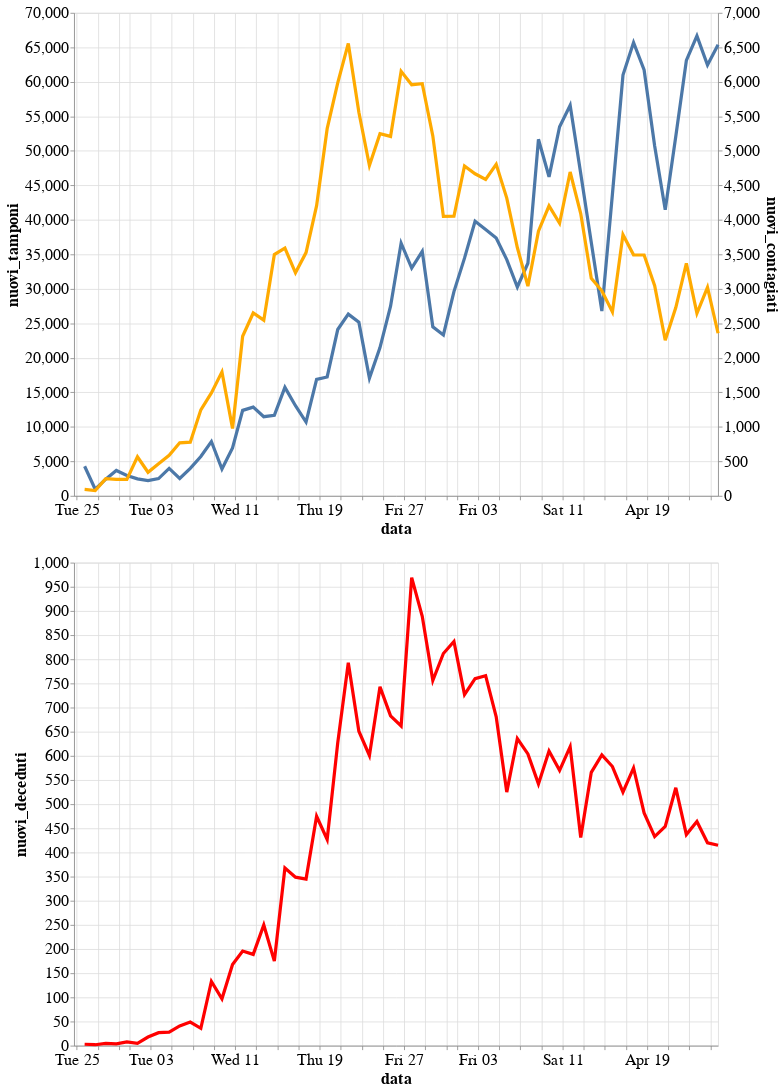

Notebook code cell kept with this figure:
### Code cell
base = alt.Chart(df).mark_line().encode(
    x='data:T',
).properties(
    height=600,
    width=800
)

alt.layer(base.encode(y='nuovi_tamponi'), base.encode(y='nuovi_contagiati', color=alt.value("#FFAA00"))).resolve_scale(y='independent') & base.encode(y='nuovi_deceduti', color=alt.value("#FF0000"))

### Figure 1 — Vega-Lite specification as saved in the notebook (floating-point values rounded to 4 significant figures)
{"width": 400, "height": 300, "config": {"line": {"strokeWidth": 4}, "style": {"bar": {"size": 20}}, "legend": {"symbolSize": 100, "titleFontSize": 20, "labelFontSize": 20}, "axis": {"titleFontSize": 20, "labelFontSize": 20}}, "vconcat": [{"layer": [{"mark": "line", "encoding": {"x": {"type": "temporal", "field": "data"}, "y": {"type": "quantitative", "field": "nuovi_tamponi"}}, "height": 600, "width": 800}, {"mark": "line", "encoding": {"color": {"value": "#FFAA00"}, "x": {"type": "temporal", "field": "data"}, "y": {"type": "quantitative", "field": "nuovi_contagiati"}}, "height": 600, "width": 800}], "resolve": {"scale": {"y": "independent"}}}, {"mark": "line", "encoding": {"color": {"value": "#FF0000"}, "x": {"type": "temporal", "field": "data"}, "y": {"type": "quantitative", "field": "nuovi_deceduti"}}, "height": 600, "width": 800}], "data": {"name": "data-cfaa55adea51a5aaf0d802815ef18e1f"}, "$schema": "https://vega.github.io/schema/vega-lite/v4.8.1.json", "datasets": {"data-cfaa55adea51a5aaf0d802815ef18e1f": [{"data": "2020-02-24T18:00:00", "stato": "ITA", "ricoverati_con_sintomi": 101, "terapia_intensiva": 26, "totale_ospedalizzati": 127, "isolamento_domiciliare": 94, "totale_positivi": 221, "variazione_totale_positivi": 0, "nuovi_positivi": 221, "dimessi_guariti": 1, "deceduti": 7, "totale_casi": 229, "tamponi": 4324, "casi_testati": null, "note_it": null, "note_en": null, "nuovi_tamponi": null, "nuovi_deceduti": null, "nuovi_contagiati": null}, {"data": "2020-02-25T18:00:00", "stato": "ITA", "ricoverati_con_sintomi": 114, "terapia_intensiva": 35, "totale_ospedalizzati": 150, "isolamento_domiciliare": 162, "totale_positivi": 311, "variazione_totale_positivi": 90, "nuovi_positivi": 93, "dimessi_guariti": 1, "deceduti": 10, "totale_casi": 322, "tamponi": 8623, "casi_testati": null, "note_it": null, "note_en": null, "nuovi_tamponi": 4299.0, "nuovi_deceduti": 3.0, "nuovi_contagiati": 93.0}, {"data": "2020-02-26T18:00:00", "stato": "ITA", "ricoverati_con_sintomi": 128, "terapia_intensiva": 36, "totale_ospedalizzati": 164, "isolamento_domiciliare": 221, "totale_positivi": 385, "variazione_totale_positivi": 74, "nuovi_positivi": 78, "dimessi_guariti": 3, "deceduti": 12, "totale_casi": 400, "tamponi": 9587, "casi_testati": null, "note_it": null, "note_en": null, "nuovi_tamponi": 964.0, "nuovi_deceduti": 2.0, "nuovi_contagiati": 78.0}, {"data": "2020-02-27T18:00:00", "stato": "ITA", "ricoverati_con_sintomi": 248, "terapia_intensiva": 56, "totale_ospedalizzati": 304, "isolamento_domiciliare": 284, "totale_positivi": 588, "variazione_totale_positivi": 203, "nuovi_positivi": 250, "dimessi_guariti": 45, "deceduti": 17, "totale_casi": 650, "tamponi": 12014, "casi_testati": null, "note_it": null, "note_en": null, "nuovi_tamponi": 2427.0, "nuovi_deceduti": 5.0, "nuovi_contagiati": 250.0}, {"data": "2020-02-28T18:00:00", "stato": "ITA", "ricoverati_con_sintomi": 345, "terapia_intensiva": 64, "totale_ospedalizzati": 409, "isolamento_domiciliare": 412, "totale_positivi": 821, "variazione_totale_positivi": 233, "nuovi_positivi": 238, "dimessi_guariti": 46, "deceduti": 21, "totale_casi": 888, "tamponi": 15695, "casi_testati": null, "note_it": null, "note_en": null, "nuovi_tamponi": 3681.0, "nuovi_deceduti": 4.0, "nuovi_contagiati": 238.0}, {"data": "2020-02-29T18:00:00", "stato": "ITA", "ricoverati_con_sintomi": 401, "terapia_intensiva": 105, "totale_ospedalizzati": 506, "isolamento_domiciliare": 543, "totale_positivi": 1049, "variazione_totale_positivi": 228, "nuovi_positivi": 240, "dimessi_guariti": 50, "deceduti": 29, "totale_casi": 1128, "tamponi": 18661, "casi_testati": null, "note_it": null, "note_en": null, "nuovi_tamponi": 2966.0, "nuovi_deceduti": 8.0, "nuovi_contagiati": 240.0}, {"data": "2020-03-01T18:00:00", "stato": "ITA", "ricoverati_con_sintomi": 639, "terapia_intensiva": 140, "totale_ospedalizzati": 779, "isolamento_domiciliare": 798, "totale_positivi": 1577, "variazione_totale_positivi": 528, "nuovi_positivi": 566, "dimessi_guariti": 83, "deceduti": 34, "totale_casi": 1694, "tamponi": 21127, "casi_testati": null, "note_it": null, "note_en": null, "nuovi_tamponi": 2466.0, "nuovi_deceduti": 5.0, "nuovi_contagiati": 566.0}, {"data": "2020-03-02T18:00:00", "stato": "ITA", "ricoverati_con_sintomi": 742, "terapia_intensiva": 166, "totale_ospedalizzati": 908, "isolamento_domiciliare": 927, "totale_positivi": 1835, "variazione_totale_positivi": 258, "nuovi_positivi": 342, "dimessi_guariti": 149, "deceduti": 52, "totale_casi": 2036, "tamponi": 23345, "casi_testati": null, "note_it": null, "note_en": null, "nuovi_tamponi": 2218.0, "nuovi_deceduti": 18.0, "nuovi_contagiati": 342.0}, {"data": "2020-03-03T18:00:00", "stato": "ITA", "ricoverati_con_sintomi": 1034, "terapia_intensiva": 229, "totale_ospedalizzati": 1263, "isolamento_domiciliare": 1000, "totale_positivi": 2263, "variazione_totale_positivi": 428, "nuovi_positivi": 466, "dimessi_guariti": 160, "deceduti": 79, "totale_casi": 2502, "tamponi": 25856, "casi_testati": null, "note_it": null, "note_en": null, "nuovi_tamponi": 2511.0, "nuovi_deceduti": 27.0, "nuovi_contagiati": 466.0}, {"data": "2020-03-04T18:00:00", "stato": "ITA", "ricoverati_con_sintomi": 1346, "terapia_intensiva": 295, "totale_ospedalizzati": 1641, "isolamento_domiciliare": 1065, "totale_positivi": 2706, "variazione_totale_positivi": 443, "nuovi_positivi": 587, "dimessi_guariti": 276, "deceduti": 107, "totale_casi": 3089, "tamponi": 29837, "casi_testati": null, "note_it": null, "note_en": null, "nuovi_tamponi": 3981.0, "nuovi_deceduti": 28.0, "nuovi_contagiati": 587.0}, {"data": "2020-03-05T18:00:00", "stato": "ITA", "ricoverati_con_sintomi": 1790, "terapia_intensiva": 351, "totale_ospedalizzati": 2141, "isolamento_domiciliare": 1155, "totale_positivi": 3296, "variazione_totale_positivi": 590, "nuovi_positivi": 769, "dimessi_guariti": 414, "deceduti": 148, "totale_casi": 3858, "tamponi": 32362, "casi_testati": null, "note_it": null, "note_en": null, "nuovi_tamponi": 2525.0, "nuovi_deceduti": 41.0, "nuovi_contagiati": 769.0}, {"data": "2020-03-06T18:00:00", "stato": "ITA", "ricoverati_con_sintomi": 2394, "terapia_intensiva": 462, "totale_ospedalizzati": 2856, "isolamento_domiciliare": 1060, "totale_positivi": 3916, "variazione_totale_positivi": 620, "nuovi_positivi": 778, "dimessi_guariti": 523, "deceduti": 197, "totale_casi": 4636, "tamponi": 36359, "casi_testati": null, "note_it": null, "note_en": null, "nuovi_tamponi": 3997.0, "nuovi_deceduti": 49.0, "nuovi_contagiati": 778.0}, {"data": "2020-03-07T18:00:00", "stato": "ITA", "ricoverati_con_sintomi": 2651, "terapia_intensiva": 567, "totale_ospedalizzati": 3218, "isolamento_domiciliare": 1843, "totale_positivi": 5061, "variazione_totale_positivi": 1145, "nuovi_positivi": 1247, "dimessi_guariti": 589, "deceduti": 233, "totale_casi": 5883, "tamponi": 42062, "casi_testati": null, "note_it": "pd-IT-0003", "note_en": "pd-EN-0003", "nuovi_tamponi": 5703.0, "nuovi_deceduti": 36.0, "nuovi_contagiati": 1247.0}, {"data": "2020-03-08T18:00:00", "stato": "ITA", "ricoverati_con_sintomi": 3557, "terapia_intensiva": 650, "totale_ospedalizzati": 4207, "isolamento_domiciliare": 2180, "totale_positivi": 6387, "variazione_totale_positivi": 1326, "nuovi_positivi": 1492, "dimessi_guariti": 622, "deceduti": 366, "totale_casi": 7375, "tamponi": 49937, "casi_testati": null, "note_it": null, "note_en": null, "nuovi_tamponi": 7875.0, "nuovi_deceduti": 133.0, "nuovi_contagiati": 1492.0}, {"data": "2020-03-09T18:00:00", "stato": "ITA", "ricoverati_con_sintomi": 4316, "terapia_intensiva": 733, "totale_ospedalizzati": 5049, "isolamento_domiciliare": 2936, "totale_positivi": 7985, "variazione_totale_positivi": 1598, "nuovi_positivi": 1797, "dimessi_guariti": 724, "deceduti": 463, "totale_casi": 9172, "tamponi": 53826, "casi_testati": null, "note_it": null, "note_en": null, "nuovi_tamponi": 3889.0, "nuovi_deceduti": 97.0, "nuovi_contagiati": 1797.0}, {"data": "2020-03-10T18:00:00", "stato": "ITA", "ricoverati_con_sintomi": 5038, "terapia_intensiva": 877, "totale_ospedalizzati": 5915, "isolamento_domiciliare": 2599, "totale_positivi": 8514, "variazione_totale_positivi": 529, "nuovi_positivi": 977, "dimessi_guariti": 1004, "deceduti": 631, "totale_casi": 10149, "tamponi": 60761, "casi_testati": null, "note_it": "pd-IT-0005", "note_en": "pd-EN-0005", "nuovi_tamponi": 6935.0, "nuovi_deceduti": 168.0, "nuovi_contagiati": 977.0}, {"data": "2020-03-11T17:00:00", "stato": "ITA", "ricoverati_con_sintomi": 5838, "terapia_intensiva": 1028, "totale_ospedalizzati": 6866, "isolamento_domiciliare": 3724, "totale_positivi": 10590, "variazione_totale_positivi": 2076, "nuovi_positivi": 2313, "dimessi_guariti": 1045, "deceduti": 827, "totale_casi": 12462, "tamponi": 73154, "casi_testati": null, "note_it": "nd-IT-0002", "note_en": "nd-EN-0002", "nuovi_tamponi": 12390.0, "nuovi_deceduti": 196.0, "nuovi_contagiati": 2313.0}, {"data": "2020-03-12T17:00:00", "stato": "ITA", "ricoverati_con_sintomi": 6650, "terapia_intensiva": 1153, "totale_ospedalizzati": 7803, "isolamento_domiciliare": 5036, "totale_positivi": 12839, "variazione_totale_positivi": 2249, "nuovi_positivi": 2651, "dimessi_guariti": 1258, "deceduti": 1016, "totale_casi": 15113, "tamponi": 86011, "casi_testati": null, "note_it": null, "note_en": null, "nuovi_tamponi": 12860.0, "nuovi_deceduti": 189.0, "nuovi_contagiati": 2651.0}, {"data": "2020-03-13T17:00:00", "stato": "ITA", "ricoverati_con_sintomi": 7426, "terapia_intensiva": 1328, "totale_ospedalizzati": 8754, "isolamento_domiciliare": 6201, "totale_positivi": 14955, "variazione_totale_positivi": 2116, "nuovi_positivi": 2547, "dimessi_guariti": 1439, "deceduti": 1266, "totale_casi": 17660, "tamponi": 97488, "casi_testati": null, "note_it": null, "note_en": null, "nuovi_tamponi": 11480.0, "nuovi_deceduti": 250.0, "nuovi_contagiati": 2547.0}, {"data": "2020-03-14T17:00:00", "stato": "ITA", "ricoverati_con_sintomi": 8372, "terapia_intensiva": 1518, "totale_ospedalizzati": 9890, "isolamento_domiciliare": 7860, "totale_positivi": 17750, "variazione_totale_positivi": 2795, "nuovi_positivi": 3497, "dimessi_guariti": 1966, "deceduti": 1441, "totale_casi": 21157, "tamponi": 109170, "casi_testati": null, "note_it": null, "note_en": null, "nuovi_tamponi": 11680.0, "nuovi_deceduti": 175.0, "nuovi_contagiati": 3497.0}, {"data": "2020-03-15T17:00:00", "stato": "ITA", "ricoverati_con_sintomi": 9663, "terapia_intensiva": 1672, "totale_ospedalizzati": 11335, "isolamento_domiciliare": 9268, "totale_positivi": 20603, "variazione_totale_positivi": 2853, "nuovi_positivi": 3590, "dimessi_guariti": 2335, "deceduti": 1809, "totale_casi": 24747, "tamponi": 124899, "casi_testati": null, "note_it": null, "note_en": null, "nuovi_tamponi": 15730.0, "nuovi_deceduti": 368.0, "nuovi_contagiati": 3590.0}, {"data": "2020-03-16T17:00:00", "stato": "ITA", "ricoverati_con_sintomi": 11025, "terapia_intensiva": 1851, "totale_ospedalizzati": 12876, "isolamento_domiciliare": 10197, "totale_positivi": 23073, "variazione_totale_positivi": 2470, "nuovi_positivi": 3233, "dimessi_guariti": 2749, "deceduti": 2158, "totale_casi": 27980, "tamponi": 137962, "casi_testati": null, "note_it": "nd-IT-0004;nd-IT-0006", "note_en": "nd-EN-0004;nd-EN-0006", "nuovi_tamponi": 13060.0, "nuovi_deceduti": 349.0, "nuovi_contagiati": 3233.0}, {"data": "2020-03-17T17:00:00", "stato": "ITA", "ricoverati_con_sintomi": 12894, "terapia_intensiva": 2060, "totale_ospedalizzati": 14954, "isolamento_domiciliare": 11108, "totale_positivi": 26062, "variazione_totale_positivi": 2989, "nuovi_positivi": 3526, "dimessi_guariti": 2941, "deceduti": 2503, "totale_casi": 31506, "tamponi": 148657, "casi_testati": null, "note_it": "nd-IT-0009", "note_en": "nd-EN-0009", "nuovi_tamponi": 10700.0, "nuovi_deceduti": 345.0, "nuovi_contagiati": 3526.0}, {"data": "2020-03-18T17:00:00", "stato": "ITA", "ricoverati_con_sintomi": 14363, "terapia_intensiva": 2257, "totale_ospedalizzati": 16620, "isolamento_domiciliare": 12090, "totale_positivi": 28710, "variazione_totale_positivi": 2648, "nuovi_positivi": 4207, "dimessi_guariti": 4025, "deceduti": 2978, "totale_casi": 35713, "tamponi": 165541, "casi_testati": null, "note_it": "nd-IT-0012;nd-IT-0014", "note_en": "nd-EN-0012;nd-EN-0014", "nuovi_tamponi": 16880.0, "nuovi_deceduti": 475.0, "nuovi_contagiati": 4207.0}, {"data": "2020-03-19T17:00:00", "stato": "ITA", "ricoverati_con_sintomi": 15757, "terapia_intensiva": 2498, "totale_ospedalizzati": 18255, "isolamento_domiciliare": 14935, "totale_positivi": 33190, "variazione_totale_positivi": 4480, "nuovi_positivi": 5322, "dimessi_guariti": 4440, "deceduti": 3405, "totale_casi": 41035, "tamponi": 182777, "casi_testati": null, "note_it": null, "note_en": null, "nuovi_tamponi": 17240.0, "nuovi_deceduti": 427.0, "nuovi_contagiati": 5322.0}, {"data": "2020-03-20T17:00:00", "stato": "ITA", "ricoverati_con_sintomi": 16020, "terapia_intensiva": 2655, "totale_ospedalizzati": 18675, "isolamento_domiciliare": 19185, "totale_positivi": 37860, "variazione_totale_positivi": 4670, "nuovi_positivi": 5986, "dimessi_guariti": 5129, "deceduti": 4032, "totale_casi": 47021, "tamponi": 206886, "casi_testati": null, "note_it": null, "note_en": null, "nuovi_tamponi": 24110.0, "nuovi_deceduti": 627.0, "nuovi_contagiati": 5986.0}, {"data": "2020-03-21T17:00:00", "stato": "ITA", "ricoverati_con_sintomi": 17708, "terapia_intensiva": 2857, "totale_ospedalizzati": 20565, "isolamento_domiciliare": 22116, "totale_positivi": 42681, "variazione_totale_positivi": 4821, "nuovi_positivi": 6557, "dimessi_guariti": 6072, "deceduti": 4825, "totale_casi": 53578, "tamponi": 233222, "casi_testati": null, "note_it": null, "note_en": null, "nuovi_tamponi": 26340.0, "nuovi_deceduti": 793.0, "nuovi_contagiati": 6557.0}, {"data": "2020-03-22T17:00:00", "stato": "ITA", "ricoverati_con_sintomi": 19846, "terapia_intensiva": 3009, "totale_ospedalizzati": 22855, "isolamento_domiciliare": 23783, "totale_positivi": 46638, "variazione_totale_positivi": 3957, "nuovi_positivi": 5560, "dimessi_guariti": 7024, "deceduti": 5476, "totale_casi": 59138, "tamponi": 258402, "casi_testati": null, "note_it": null, "note_en": null, "nuovi_tamponi": 25180.0, "nuovi_deceduti": 651.0, "nuovi_contagiati": 5560.0}, {"data": "2020-03-23T17:00:00", "stato": "ITA", "ricoverati_con_sintomi": 20692, "terapia_intensiva": 3204, "totale_ospedalizzati": 23896, "isolamento_domiciliare": 26522, "totale_positivi": 50418, "variazione_totale_positivi": 3780, "nuovi_positivi": 4789, "dimessi_guariti": 7432, "deceduti": 6077, "totale_casi": 63927, "tamponi": 275468, "casi_testati": null, "note_it": null, "note_en": null, "nuovi_tamponi": 17070.0, "nuovi_deceduti": 601.0, "nuovi_contagiati": 4789.0}, {"data": "2020-03-24T17:00:00", "stato": "ITA", "ricoverati_con_sintomi": 21937, "terapia_intensiva": 3396, "totale_ospedalizzati": 25333, "isolamento_domiciliare": 28697, "totale_positivi": 54030, "variazione_totale_positivi": 3612, "nuovi_positivi": 5249, "dimessi_guariti": 8326, "deceduti": 6820, "totale_casi": 69176, "tamponi": 296964, "casi_testati": null, "note_it": null, "note_en": null, "nuovi_tamponi": 21500.0, "nuovi_deceduti": 743.0, "nuovi_contagiati": 5249.0}, {"data": "2020-03-25T17:00:00", "stato": "ITA", "ricoverati_con_sintomi": 23112, "terapia_intensiva": 3489, "totale_ospedalizzati": 26601, "isolamento_domiciliare": 30920, "totale_positivi": 57521, "variazione_totale_positivi": 3491, "nuovi_positivi": 5210, "dimessi_guariti": 9362, "deceduti": 7503, "totale_casi": 74386, "tamponi": 324445, "casi_testati": null, "note_it": null, "note_en": null, "nuovi_tamponi": 27480.0, "nuovi_deceduti": 683.0, "nuovi_contagiati": 5210.0}, {"data": "2020-03-26T17:00:00", "stato": "ITA", "ricoverati_con_sintomi": 24753, "terapia_intensiva": 3612, "totale_ospedalizzati": 28365, "isolamento_domiciliare": 33648, "totale_positivi": 62013, "variazione_totale_positivi": 4492, "nuovi_positivi": 6153, "dimessi_guariti": 10361, "deceduti": 8165, "totale_casi": 80539, "tamponi": 361060, "casi_testati": null, "note_it": "pd-IT-0007", "note_en": "pd-EN-0007", "nuovi_tamponi": 36620.0, "nuovi_deceduti": 662.0, "nuovi_contagiati": 6153.0}, {"data": "2020-03-27T17:00:00", "stato": "ITA", "ricoverati_con_sintomi": 26029, "terapia_intensiva": 3732, "totale_ospedalizzati": 29761, "isolamento_domiciliare": 36653, "totale_positivi": 66414, "variazione_totale_positivi": 4401, "nuovi_positivi": 5959, "dimessi_guariti": 10950, "deceduti": 9134, "totale_casi": 86498, "tamponi": 394079, "casi_testati": null, "note_it": null, "note_en": null, "nuovi_tamponi": 33020.0, "nuovi_deceduti": 969.0, "nuovi_contagiati": 5959.0}, {"data": "2020-03-28T17:00:00", "stato": "ITA", "ricoverati_con_sintomi": 26676, "terapia_intensiva": 3856, "totale_ospedalizzati": 30532, "isolamento_domiciliare": 39533, "totale_positivi": 70065, "variazione_totale_positivi": 3651, "nuovi_positivi": 5974, "dimessi_guariti": 12384, "deceduti": 10023, "totale_casi": 92472, "tamponi": 429526, "casi_testati": null, "note_it": null, "note_en": null, "nuovi_tamponi": 35450.0, "nuovi_deceduti": 889.0, "nuovi_contagiati": 5974.0}, {"data": "2020-03-29T17:00:00", "stato": "ITA", "ricoverati_con_sintomi": 27386, "terapia_intensiva": 3906, "totale_ospedalizzati": 31292, "isolamento_domiciliare": 42588, "totale_positivi": 73880, "variazione_totale_positivi": 3815, "nuovi_positivi": 5217, "dimessi_guariti": 13030, "deceduti": 10779, "totale_casi": 97689, "tamponi": 454030, "casi_testati": null, "note_it": "pd-IT-0009", "note_en": "pd-EN-0009", "nuovi_tamponi": 24500.0, "nuovi_deceduti": 756.0, "nuovi_contagiati": 5217.0}, {"data": "2020-03-30T17:00:00", "stato": "ITA", "ricoverati_con_sintomi": 27795, "terapia_intensiva": 3981, "totale_ospedalizzati": 31776, "isolamento_domiciliare": 43752, "totale_positivi": 75528, "variazione_totale_positivi": 1648, "nuovi_positivi": 4050, "dimessi_guariti": 14620, "deceduti": 11591, "totale_casi": 101739, "tamponi": 477359, "casi_testati": null, "note_it": null, "note_en": null, "nuovi_tamponi": 23330.0, "nuovi_deceduti": 812.0, "nuovi_contagiati": 4050.0}, {"data": "2020-03-31T17:00:00", "stato": "ITA", "ricoverati_con_sintomi": 28192, "terapia_intensiva": 4023, "totale_ospedalizzati": 32215, "isolamento_domiciliare": 45420, "totale_positivi": 77635, "variazione_totale_positivi": 2107, "nuovi_positivi": 4053, "dimessi_guariti": 15729, "deceduti": 12428, "totale_casi": 105792, "tamponi": 506968, "casi_testati": null, "note_it": null, "note_en": null, "nuovi_tamponi": 29610.0, "nuovi_deceduti": 837.0, "nuovi_contagiati": 4053.0}, {"data": "2020-04-01T17:00:00", "stato": "ITA", "ricoverati_con_sintomi": 28403, "terapia_intensiva": 4035, "totale_ospedalizzati": 32438, "isolamento_domiciliare": 48134, "totale_positivi": 80572, "variazione_totale_positivi": 2937, "nuovi_positivi": 4782, "dimessi_guariti": 16847, "deceduti": 13155, "totale_casi": 110574, "tamponi": 541423, "casi_testati": null, "note_it": null, "note_en": null, "nuovi_tamponi": 34460.0, "nuovi_deceduti": 727.0, "nuovi_contagiati": 4782.0}, {"data": "2020-04-02T17:00:00", "stato": "ITA", "ricoverati_con_sintomi": 28540, "terapia_intensiva": 4053, "totale_ospedalizzati": 32593, "isolamento_domiciliare": 50456, "totale_positivi": 83049, "variazione_totale_positivi": 2477, "nuovi_positivi": 4668, "dimessi_guariti": 18278, "deceduti": 13915, "totale_casi": 115242, "tamponi": 581232, "casi_testati": null, "note_it": null, "note_en": null, "nuovi_tamponi": 39810.0, "nuovi_deceduti": 760.0, "nuovi_contagiati": 4668.0}, {"data": "2020-04-03T17:00:00", "stato": "ITA", "ricoverati_con_sintomi": 28741, "terapia_intensiva": 4068, "totale_ospedalizzati": 32809, "isolamento_domiciliare": 52579, "totale_positivi": 85388, "variazione_totale_positivi": 2339, "nuovi_positivi": 4585, "dimessi_guariti": 19758, "deceduti": 14681, "totale_casi": 119827, "tamponi": 619849, "casi_testati": null, "note_it": null, "note_en": null, "nuovi_tamponi": 38620.0, "nuovi_deceduti": 766.0, "nuovi_contagiati": 4585.0}, {"data": "2020-04-04T17:00:00", "stato": "ITA", "ricoverati_con_sintomi": 29010, "terapia_intensiva": 3994, "totale_ospedalizzati": 33004, "isolamento_domiciliare": 55270, "totale_positivi": 88274, "variazione_totale_positivi": 2886, "nuovi_positivi": 4805, "dimessi_guariti": 20996, "deceduti": 15362, "totale_casi": 124632, "tamponi": 657224, "casi_testati": null, "note_it": null, "note_en": null, "nuovi_tamponi": 37380.0, "nuovi_deceduti": 681.0, "nuovi_contagiati": 4805.0}, {"data": "2020-04-05T17:00:00", "stato": "ITA", "ricoverati_con_sintomi": 28949, "terapia_intensiva": 3977, "totale_ospedalizzati": 32926, "isolamento_domiciliare": 58320, "totale_positivi": 91246, "variazione_totale_positivi": 2972, "nuovi_positivi": 4316, "dimessi_guariti": 21815, "deceduti": 15887, "totale_casi": 128948, "tamponi": 691461, "casi_testati": null, "note_it": null, "note_en": null, "nuovi_tamponi": 34240.0, "nuovi_deceduti": 525.0, "nuovi_contagiati": 4316.0}, {"data": "2020-04-06T17:00:00", "stato": "ITA", "ricoverati_con_sintomi": 28976, "terapia_intensiva": 3898, "totale_ospedalizzati": 32874, "isolamento_domiciliare": 60313, "totale_positivi": 93187, "variazione_totale_positivi": 1941, "nuovi_positivi": 3599, "dimessi_guariti": 22837, "deceduti": 16523, "totale_casi": 132547, "tamponi": 721732, "casi_testati": null, "note_it": null, "note_en": null, "nuovi_tamponi": 30270.0, "nuovi_deceduti": 636.0, "nuovi_contagiati": 3599.0}, {"data": "2020-04-07T17:00:00", "stato": "ITA", "ricoverati_con_sintomi": 28718, "terapia_intensiva": 3792, "totale_ospedalizzati": 32510, "isolamento_domiciliare": 61557, "totale_positivi": 94067, "variazione_totale_positivi": 880, "nuovi_positivi": 3039, "dimessi_guariti": 24392, "deceduti": 17127, "totale_casi": 135586, "tamponi": 755445, "casi_testati": null, "note_it": null, "note_en": null, "nuovi_tamponi": 33710.0, "nuovi_deceduti": 604.0, "nuovi_contagiati": 3039.0}, {"data": "2020-04-08T17:00:00", "stato": "ITA", "ricoverati_con_sintomi": 28485, "terapia_intensiva": 3693, "totale_ospedalizzati": 32178, "isolamento_domiciliare": 63084, "totale_positivi": 95262, "variazione_totale_positivi": 1195, "nuovi_positivi": 3836, "dimessi_guariti": 26491, "deceduti": 17669, "totale_casi": 139422, "tamponi": 807125, "casi_testati": null, "note_it": null, "note_en": null, "nuovi_tamponi": 51680.0, "nuovi_deceduti": 542.0, "nuovi_contagiati": 3836.0}, {"data": "2020-04-09T17:00:00", "stato": "ITA", "ricoverati_con_sintomi": 28399, "terapia_intensiva": 3605, "totale_ospedalizzati": 32004, "isolamento_domiciliare": 64873, "totale_positivi": 96877, "variazione_totale_positivi": 1615, "nuovi_positivi": 4204, "dimessi_guariti": 28470, "deceduti": 18279, "totale_casi": 143626, "tamponi": 853369, "casi_testati": null, "note_it": null, "note_en": null, "nuovi_tamponi": 46240.0, "nuovi_deceduti": 610.0, "nuovi_contagiati": 4204.0}, {"data": "2020-04-10T17:00:00", "stato": "ITA", "ricoverati_con_sintomi": 28242, "terapia_intensiva": 3497, "totale_ospedalizzati": 31739, "isolamento_domiciliare": 66534, "totale_positivi": 98273, "variazione_totale_positivi": 1396, "nuovi_positivi": 3951, "dimessi_guariti": 30455, "deceduti": 18849, "totale_casi": 147577, "tamponi": 906864, "casi_testati": null, "note_it": "pd-IT-0011", "note_en": "pd-EN-0011", "nuovi_tamponi": 53500.0, "nuovi_deceduti": 570.0, "nuovi_contagiati": 3951.0}, {"data": "2020-04-11T17:00:00", "stato": "ITA", "ricoverati_con_sintomi": 28144, "terapia_intensiva": 3381, "totale_ospedalizzati": 31525, "isolamento_domiciliare": 68744, "totale_positivi": 100269, "variazione_totale_positivi": 1996, "nuovi_positivi": 4694, "dimessi_guariti": 32534, "deceduti": 19468, "totale_casi": 152271, "tamponi": 963473, "casi_testati": null, "note_it": null, "note_en": null, "nuovi_tamponi": 56610.0, "nuovi_deceduti": 619.0, "nuovi_contagiati": 4694.0}, {"data": "2020-04-12T17:00:00", "stato": "ITA", "ricoverati_con_sintomi": 27847, "terapia_intensiva": 3343, "totale_ospedalizzati": 31190, "isolamento_domiciliare": 71063, "totale_positivi": 102253, "variazione_totale_positivi": 1984, "nuovi_positivi": 4092, "dimessi_guariti": 34211, "deceduti": 19899, "totale_casi": 156363, "tamponi": 1010193, "casi_testati": null, "note_it": "dc-IT-0003", "note_en": "dc-EN-0003", "nuovi_tamponi": 46720.0, "nuovi_deceduti": 431.0, "nuovi_contagiati": 4092.0}, {"data": "2020-04-13T17:00:00", "stato": "ITA", "ricoverati_con_sintomi": 28023, "terapia_intensiva": 3260, "totale_ospedalizzati": 31283, "isolamento_domiciliare": 72333, "totale_positivi": 103616, "variazione_totale_positivi": 1363, "nuovi_positivi": 3153, "dimessi_guariti": 35435, "deceduti": 20465, "totale_casi": 159516, "tamponi": 1046910, "casi_testati": null, "note_it": null, "note_en": null, "nuovi_tamponi": 36720.0, "nuovi_deceduti": 566.0, "nuovi_contagiati": 3153.0}, {"data": "2020-04-14T17:00:00", "stato": "ITA", "ricoverati_con_sintomi": 28011, "terapia_intensiva": 3186, "totale_ospedalizzati": 31197, "isolamento_domiciliare": 73094, "totale_positivi": 104291, "variazione_totale_positivi": 675, "nuovi_positivi": 2972, "dimessi_guariti": 37130, "deceduti": 21067, "totale_casi": 162488, "tamponi": 1073689, "casi_testati": null, "note_it": null, "note_en": null, "nuovi_tamponi": 26780.0, "nuovi_deceduti": 602.0, "nuovi_contagiati": 2972.0}, {"data": "2020-04-15T17:00:00", "stato": "ITA", "ricoverati_con_sintomi": 27643, "terapia_intensiva": 3079, "totale_ospedalizzati": 30722, "isolamento_domiciliare": 74696, "totale_positivi": 105418, "variazione_totale_positivi": 1127, "nuovi_positivi": 2667, "dimessi_guariti": 38092, "deceduti": 21645, "totale_casi": 165155, "tamponi": 1117404, "casi_testati": null, "note_it": "dc-IT-0005", "note_en": "dc-EN-0005", "nuovi_tamponi": 43720.0, "nuovi_deceduti": 578.0, "nuovi_contagiati": 2667.0}, {"data": "2020-04-16T17:00:00", "stato": "ITA", "ricoverati_con_sintomi": 26893, "terapia_intensiva": 2936, "totale_ospedalizzati": 29829, "isolamento_domiciliare": 76778, "totale_positivi": 106607, "variazione_totale_positivi": 1189, "nuovi_positivi": 3786, "dimessi_guariti": 40164, "deceduti": 22170, "totale_casi": 168941, "tamponi": 1178403, "casi_testati": null, "note_it": null, "note_en": null, "nuovi_tamponi": 61000.0, "nuovi_deceduti": 525.0, "nuovi_contagiati": 3786.0}, {"data": "2020-04-17T17:00:00", "stato": "ITA", "ricoverati_con_sintomi": 25786, "terapia_intensiva": 2812, "totale_ospedalizzati": 28598, "isolamento_domiciliare": 78364, "totale_positivi": 106962, "variazione_totale_positivi": 355, "nuovi_positivi": 3493, "dimessi_guariti": 42727, "deceduti": 22745, "totale_casi": 172434, "tamponi": 1244108, "casi_testati": null, "note_it": null, "note_en": null, "nuovi_tamponi": 65700.0, "nuovi_deceduti": 575.0, "nuovi_contagiati": 3493.0}, {"data": "2020-04-18T17:00:00", "stato": "ITA", "ricoverati_con_sintomi": 25007, "terapia_intensiva": 2733, "totale_ospedalizzati": 27740, "isolamento_domiciliare": 80031, "totale_positivi": 107771, "variazione_totale_positivi": 809, "nuovi_positivi": 3491, "dimessi_guariti": 44927, "deceduti": 23227, "totale_casi": 175925, "tamponi": 1305833, "casi_testati": null, "note_it": null, "note_en": null, "nuovi_tamponi": 61720.0, "nuovi_deceduti": 482.0, "nuovi_contagiati": 3491.0}, {"data": "2020-04-19T17:00:00", "stato": "ITA", "ricoverati_con_sintomi": 25033, "terapia_intensiva": 2635, "totale_ospedalizzati": 27668, "isolamento_domiciliare": 80589, "totale_positivi": 108257, "variazione_totale_positivi": 486, "nuovi_positivi": 3047, "dimessi_guariti": 47055, "deceduti": 23660, "totale_casi": 178972, "tamponi": 1356541, "casi_testati": 935300.0, "note_it": null, "note_en": null, "nuovi_tamponi": 50710.0, "nuovi_deceduti": 433.0, "nuovi_contagiati": 3047.0}, {"data": "2020-04-20T17:00:00", "stato": "ITA", "ricoverati_con_sintomi": 24906, "terapia_intensiva": 2573, "totale_ospedalizzati": 27479, "isolamento_domiciliare": 80758, "totale_positivi": 108237, "variazione_totale_positivi": -20, "nuovi_positivi": 2256, "dimessi_guariti": 48877, "deceduti": 24114, "totale_casi": 181228, "tamponi": 1398024, "casi_testati": 943200.0, "note_it": "dc-IT-0007", "note_en": "dc-EN-0007", "nuovi_tamponi": 41480.0, "nuovi_deceduti": 454.0, "nuovi_contagiati": 2256.0}, {"data": "2020-04-21T17:00:00", "stato": "ITA", "ricoverati_con_sintomi": 24134, "terapia_intensiva": 2471, "totale_ospedalizzati": 26605, "isolamento_domiciliare": 81104, "totale_positivi": 107709, "variazione_totale_positivi": -528, "nuovi_positivi": 2729, "dimessi_guariti": 51600, "deceduti": 24648, "totale_casi": 183957, "tamponi": 1450150, "casi_testati": 971200.0, "note_it": "pd-IT-0013", "note_en": "pd-EN-0013", "nuovi_tamponi": 52130.0, "nuovi_deceduti": 534.0, "nuovi_contagiati": 2729.0}, {"data": "2020-04-22T17:00:00", "stato": "ITA", "ricoverati_con_sintomi": 23805, "terapia_intensiva": 2384, "totale_ospedalizzati": 26189, "isolamento_domiciliare": 81510, "totale_positivi": 107699, "variazione_totale_positivi": -10, "nuovi_positivi": 3370, "dimessi_guariti": 54543, "deceduti": 25085, "totale_casi": 187327, "tamponi": 1513251, "casi_testati": 1015000.0, "note_it": null, "note_en": null, "nuovi_tamponi": 63100.0, "nuovi_deceduti": 437.0, "nuovi_contagiati": 3370.0}, {"data": "2020-04-23T17:00:00", "stato": "ITA", "ricoverati_con_sintomi": 22871, "terapia_intensiva": 2267, "totale_ospedalizzati": 25138, "isolamento_domiciliare": 81710, "totale_positivi": 106848, "variazione_totale_positivi": -851, "nuovi_positivi": 2646, "dimessi_guariti": 57576, "deceduti": 25549, "totale_casi": 189973, "tamponi": 1579909, "casi_testati": 1053000.0, "note_it": "pd-IT-0015;pd-IT-0017", "note_en": "pd-EN-0015;pd-EN-0017", "nuovi_tamponi": 66660.0, "nuovi_deceduti": 464.0, "nuovi_contagiati": 2646.0}, {"data": "2020-04-24T17:00:00", "stato": "ITA", "ricoverati_con_sintomi": 22068, "terapia_intensiva": 2173, "totale_ospedalizzati": 24241, "isolamento_domiciliare": 82286, "totale_positivi": 106527, "variazione_totale_positivi": -321, "nuovi_positivi": 3021, "dimessi_guariti": 60498, "deceduti": 25969, "totale_casi": 192994, "tamponi": 1642356, "casi_testati": 1148000.0, "note_it": null, "note_en": null, "nuovi_tamponi": 62450.0, "nuovi_deceduti": 420.0, "nuovi_contagiati": 3021.0}, {"data": "2020-04-25T17:00:00", "stato": "ITA", "ricoverati_con_sintomi": 21533, "terapia_intensiva": 2102, "totale_ospedalizzati": 23635, "isolamento_domiciliare": 82212, "totale_positivi": 105847, "variazione_totale_positivi": -680, "nuovi_positivi": 2357, "dimessi_guariti": 63120, "deceduti": 26384, "totale_casi": 195351, "tamponi": 1707743, "casi_testati": 1187000.0, "note_it": null, "note_en": null, "nuovi_tamponi": 65390.0, "nuovi_deceduti": 415.0, "nuovi_contagiati": 2357.0}]}}
